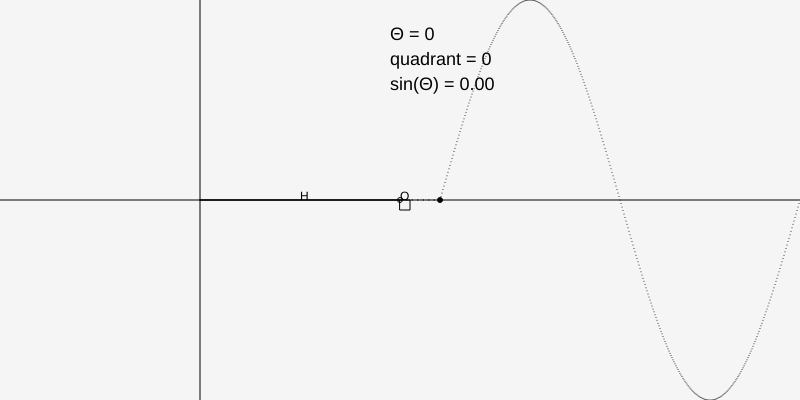
Frame 1 (no input)
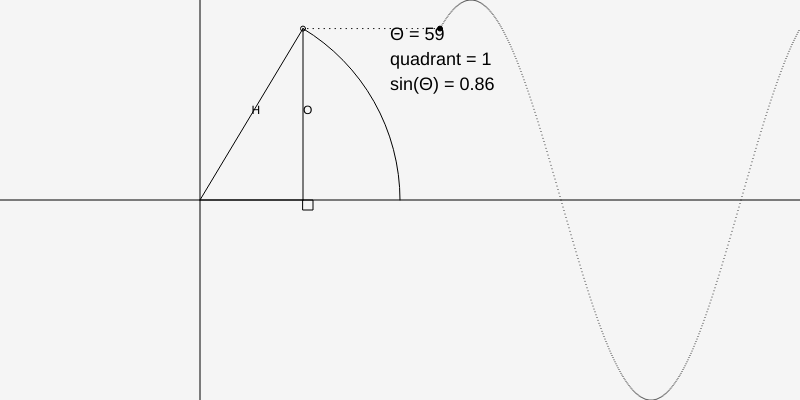
Frame 60 (no input)
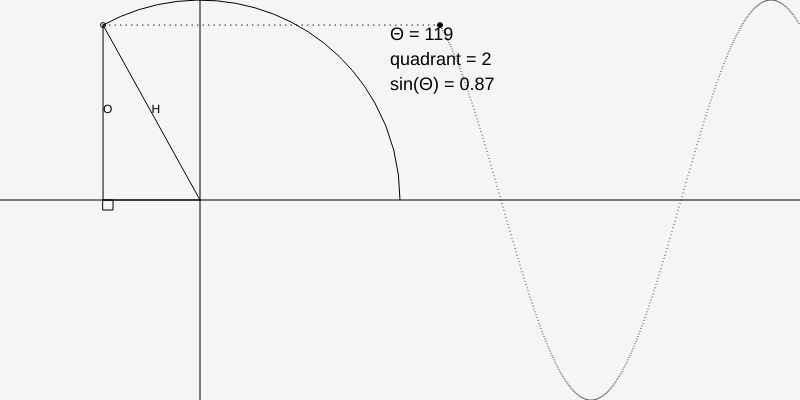
Frame 120 (the mouse pressed at the canvas centre since frame 60)

The p5.js sketch that drew these frames (run headless with seeded random() and noise() and a simulated clock; from frame 60 on, the mouse is pressed at the canvas centre):

// p5.js sketch
// ── sketch.js

let r = 200,
  cx = 200,
  cy = 200,
  paused = false,
  theta = 0, frames = 0;

function setup() {
  createCanvas(800, 400);
  frameRate(30);
}

function draw() {
  if (!paused) {
    background(245);
    noFill();
    drawingContext.setLineDash([]);
    
    arc(cx, cy, r * 2, r * 2, radians(-theta), radians(0));

    let quadrant = ceil((theta%360)/90);
    let x = cx + r * cos(radians(360 - theta));
    let y = cy + r * sin(radians(360 - theta));
    circle(x,y, 5);

    line(cx, 0, cx, height); // y-axis
    line(0, cy, width, cy); // x-axis
    line(cx, cy, x, y);    // hypotenuse
    line(cx, cy, x, cy);  // adjacent
    line(x, y, x, cy);   //opposite
    rect(x, 200,  10 * (quadrant % 3 == 1 ? -1:1), 
         10 * (quadrant <3 ? -1:1) ); // right-triangle symbol
  
    
    fill(0);
    textSize(12);
    text("H", 0.5 * cx + 0.5 * x, 0.5 * cy + 0.5 * y);
    // text("A", 0.5 * cx + 0.5 * x, 0.5 * cy + 0.5 * cy);
    text("O", 0.5 * x + 0.5 * x, 0.5 * y + 0.5 * cy);


    let oppositeLength = dist(x, y, x, cy) * (y < cy ? 1 : -1);
    let sinval = oppositeLength  / r;

    textSize(18);
    text("Θ = " + (theta % 360), 390, 40);
    text("quadrant = " + quadrant, 390, 65);  
    text("sin(Θ) = " + nf(sinval, 1, 2), 390, 90);

    
    circle(440,y,5);
    for (let i = 0; i < 360; i++) {
      let y = map(sin(radians(i+theta)),-1,1,400,0);
      point(440+i,y);
    }
    
    drawingContext.setLineDash([0.5, 5]);
    line(440, y, x, y); //dashed 
    theta++;
  }
}

function mouseClicked() {
  paused = !paused;
}
